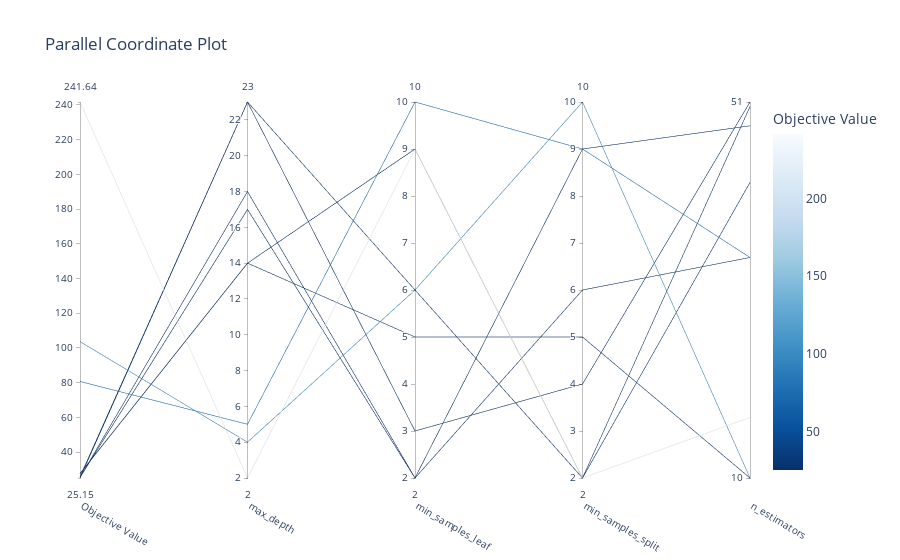

Here is the notebook cell this chart was saved with:
### Code cell
# Plot parallel_coordinate
vis.plot_parallel_coordinate(study)

### Figure 1 — Plotly figure (JSON) as saved in the notebook; plotly's stock layout.template omitted (floating-point values rounded to 4 significant figures)
{"data": [{"dimensions": [{"label": "Objective Value", "range": [25.15, 241.6], "values": [25.49, 241.6, 27.72, 25.92, 80.73, 27.66, 103.7, 25.15, 25.38]}, {"label": "max_depth", "range": [2, 23], "values": [17, 2, 14, 23, 5, 14, 4, 23, 18]}, {"label": "min_samples_leaf", "range": [2, 10], "values": [2, 9, 9, 6, 10, 5, 6, 3, 2]}, {"label": "min_samples_split", "range": [2, 10], "values": [9, 2, 2, 2, 9, 5, 10, 4, 6]}, {"label": "n_estimators", "range": [1, 1.708], "ticktext": ["10", "51"], "tickvals": [1, 1.708], "values": [1.663, 1.114, 1.556, 1.699, 1.415, 1, 1, 1.708, 1.415]}], "labelangle": 30, "labelside": "bottom", "line": {"color": [25.49, 241.6, 27.72, 25.92, 80.73, 27.66, 103.7, 25.15, 25.38], "colorbar": {"title": {"text": "Objective Value"}}, "colorscale": [[0, "rgb(247,251,255)"], [0.125, "rgb(222,235,247)"], [0.25, "rgb(198,219,239)"], [0.375, "rgb(158,202,225)"], [0.5, "rgb(107,174,214)"], [0.625, "rgb(66,146,198)"], [0.75, "rgb(33,113,181)"], [0.875, "rgb(8,81,156)"], [1, "rgb(8,48,107)"]], "reversescale": true, "showscale": true}, "type": "parcoords"}], "layout": {"title": {"text": "Parallel Coordinate Plot"}}}
